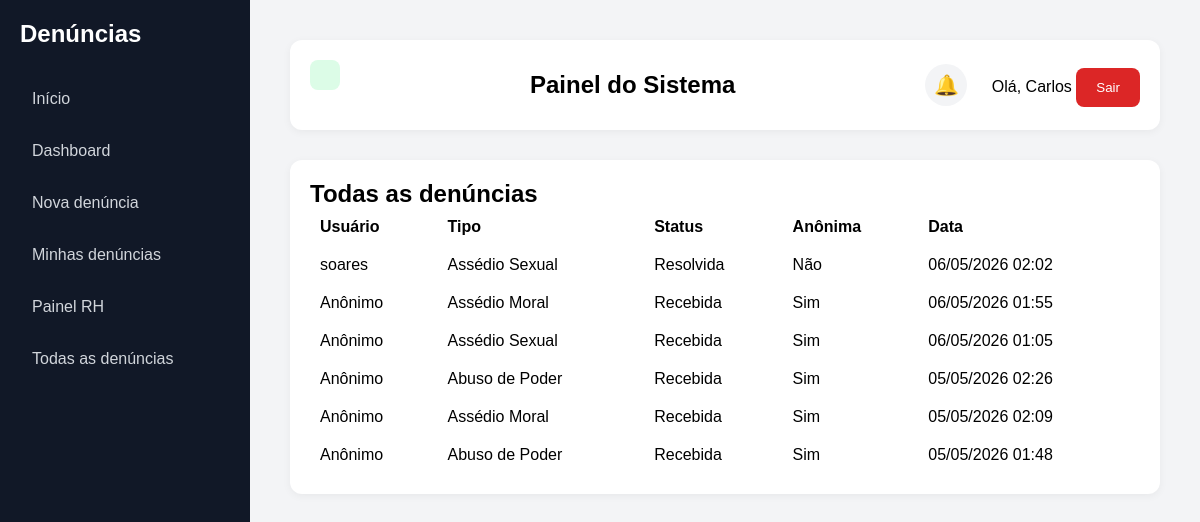
/todas-denuncias/ (signed in), run on an earlier commit of the app's database.
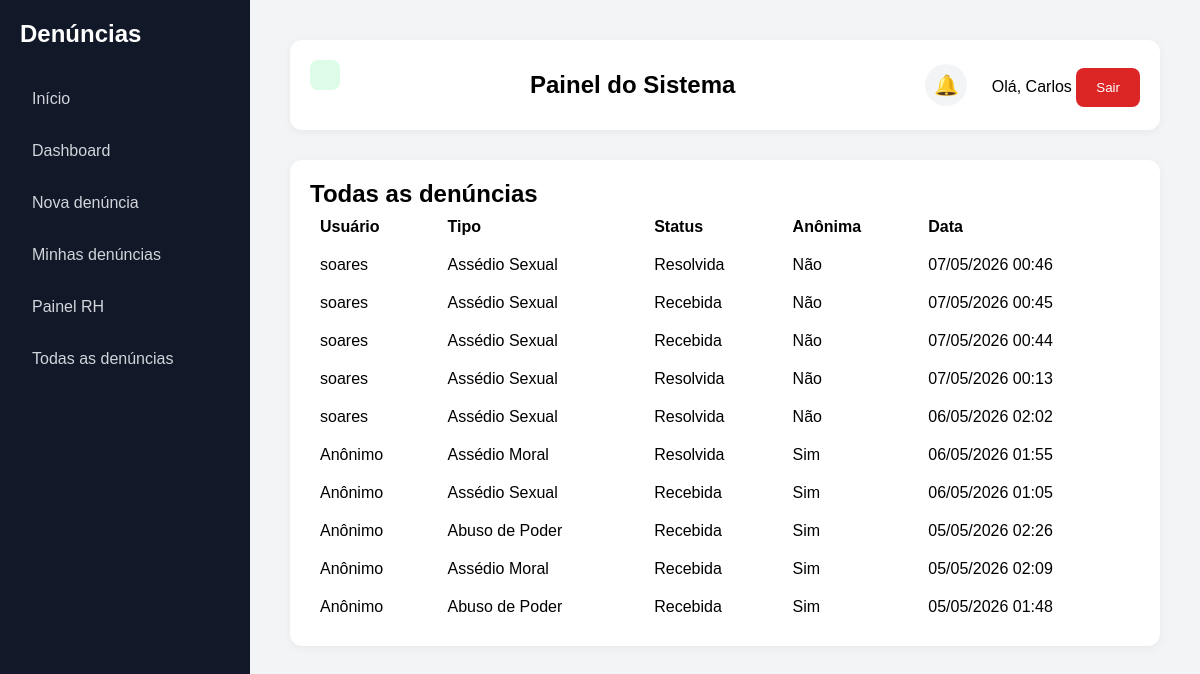
And on a later commit of the database.
### denuncias/models.py (models this page shows, shortened)
class Denuncia(models.Model):
    TIPOS = [
        ("moral", "Assédio Moral"),
        ("sexual", "Assédio Sexual"),
        ("abuso", "Abuso de Poder"),
    ]
    STATUS = [
        ("recebida", "Recebida"),
        ("analise", "Em análise"),
        ("resolvida", "Resolvida"),
    ]
    usuario = models.ForeignKey(User, on_delete=models.SET_NULL, null=True, blank=True)
    descricao = models.TextField()
    tipo = models.CharField(max_length=20, choices=TIPOS)
    anonima = models.BooleanField(default=False)
    status = models.CharField(max_length=20, choices=STATUS, default="recebida")
    data_criacao = models.DateTimeField(auto_now_add=True)
    resposta_rh = models.TextField(blank=True, null=True)
    setor = models.ForeignKey(Setor, on_delete=models.SET_NULL, null=True, blank=True)
    exibir_setor = models.BooleanField(default=True)
    link_anexo = models.URLField(blank=True, null=True)

### denuncias/views.py (the view)
# urls.py: path('todas-denuncias/', todas_denuncias, name='todas_denuncias'),
@login_required
def todas_denuncias(request):
    ui_rh = request.user.groups.filter(name="RH").exists()
    ui_admin = request.user.groups.filter(name="Administrador").exists()
    ui_superuser = request.user.is_superuser
    if not (ui_rh or ui_admin or ui_superuser):
        return redirect("home")
    denuncias = Denuncia.objects.all().order_by("-data_criacao")
    return render(request, "denuncias/todas_denuncias.html", {"denuncias": denuncias})

### denuncias/context_processors.py (called while the page is built, shortened)
def grupos_usuario(request):
    notificacoes = Notificacao.objects.filter(
        usuario=request.user
    ).order_by('-data_criacao')[:5]
    total_nao_lidas = Notificacao.objects.filter(
        usuario=request.user,
        lida=False
    ).count()
    return {
        'ui_rh': request.user.groups.filter(name='RH').exists(),
        'ui_admin': request.user.groups.filter(name='Administrador').exists() or request.user.is_superuser,
        'notificacoes': notificacoes,
        'total_nao_lidas': total_nao_lidas,
    }

### denuncias/templates/denuncias/todas_denuncias.html
{% extends 'base.html' %}
{% block content %}
<h2>Todas as denúncias</h2>
{% if denuncias %}
    <table style="width:100%; border-collapse:collapse;">
        <thead>
            <tr>
                <th style="text-align:left; padding:10px;">Usuário</th>
                <th style="text-align:left; padding:10px;">Tipo</th>
                <th style="text-align:left; padding:10px;">Status</th>
                <th style="text-align:left; padding:10px;">Anônima</th>
                <th style="text-align:left; padding:10px;">Data</th>
            </tr>
        </thead>
        <tbody>
            {% for d in denuncias %}
                <tr>
                    <td style="padding:10px;">
                        {% if d.anonima %}
                            Anônimo
                        {% else %}
                            {{ d.usuario.username }}
                        {% endif %}
                    </td>
                    <td style="padding:10px;">{{ d.get_tipo_display }}</td>
                    <td style="padding:10px;">{{ d.get_status_display }}</td>
                    <td style="padding:10px;">
                        {% if d.anonima %}
                            Sim
                        {% else %}
                            Não
                        {% endif %}
                    </td>
                    <td style="padding:10px;">{{ d.data_criacao|date:"d/m/Y H:i" }}</td>
                </tr>
            {% endfor %}
        </tbody>
    </table>
{% else %}
    <p>Nenhuma denúncia cadastrada.</p>
{% endif %}
{% endblock %}

### denuncias/templates/base.html (shortened to what this page needs)
<!DOCTYPE html>
<html lang="pt-br">
<head>
</head>
<body>
    <aside>
        <h2>Denúncias</h2>
        <a href="/">Início</a>
        {% if user.is_authenticated %}
        <a href="/dashboard/">Dashboard</a>
        <a href="/denuncia/">Nova denúncia</a>
        <a href="/minhas-denuncias/">Minhas denúncias</a>
        {% if ui_rh or ui_admin %}
        <a href="/painel-rh/">Painel RH</a>
        <a href="/todas-denuncias/">Todas as denúncias</a>
        {% endif %}
        {% else %}
        <a href="/login/">Entrar</a>
        {% endif %}
    </aside>
    <main>
        <div class="topbar">
            <div style="
            background:#dcfce7;
            color:#166534;
            padding:15px;
            border-radius:8px;
            margin-bottom:20px;
        ">
            </div>
            <div>
                <h2>Painel do Sistema</h2>
            </div>
            <div>
                {% if user.is_authenticated %}
                <div class="notification-wrapper">
                    <button type="button" class="notification-bell" onclick="toggleNotifications()">
                        🔔
                    </button>
                </div>
                <span>
                    Olá, {{ user.username }}
                </span>
                <form method="post" action="/logout/" style="display:inline;">
                    <button class="logout-btn" type="submit">
                        Sair
                    </button>
                </form>
                {% endif %}
            </div>
        </div>
        <div class="card">
            {% block content %}
            {% endblock %}
        </div>
    </main>
</body>
</html>

### denuncias/templates/base.html (style rules this page uses)
* { margin: 0; padding: 0; box-sizing: border-box; }
body { font-family: Arial, sans-serif; background: #f3f4f6; display: flex; }
aside { width: 250px; background: #111827; min-height: 100vh; padding: 20px; }
aside h2 { color: white; margin-bottom: 30px; }
aside a { display: block; color: #d1d5db; text-decoration: none; padding: 12px; border-radius: 8px; margin-bottom: 10px; transition: 0.3s; }
main { flex: 1; padding: 40px; }
.topbar { background: white; padding: 20px; border-radius: 12px; margin-bottom: 30px; display: flex; justify-content: space-between; align-items: center; box-shadow: 0 2px 8px rgba(0, 0, 0, 0.05); }
.card { background: white; padding: 20px; border-radius: 12px; box-shadow: 0 2px 8px rgba(0, 0, 0, 0.05); }
button { background: #2563eb; color: white; border: none; padding: 12px 20px; border-radius: 8px; cursor: pointer; }
.logout-btn { background: #dc2626; }
.notification-wrapper { position: relative; display: inline-block; margin-right: 20px; }
.notification-bell { background: #f3f4f6; color: #111827; border: none; border-radius: 50%; width: 42px; height: 42px; cursor: pointer; display: flex; align-items: center; justify-content: center; font-size: 20px; position: relative; }

What changed in the data, as far as the page shows it:
added Denuncia: usuario.username "soares", tipo "Assédio Sexual", status "Resolvida", anonima "Não", data_criacao "07/05/2026 00:46"
added Denuncia: usuario.username "soares", tipo "Assédio Sexual", status "Recebida", anonima "Não", data_criacao "07/05/2026 00:45"
added Denuncia: usuario.username "soares", tipo "Assédio Sexual", status "Recebida", anonima "Não", data_criacao "07/05/2026 00:44"
added Denuncia: usuario.username "soares", tipo "Assédio Sexual", status "Resolvida", anonima "Não", data_criacao "07/05/2026 00:13"
changed Denuncia (number 6 of 10 on the later page): status "Recebida" → "Resolvida"
